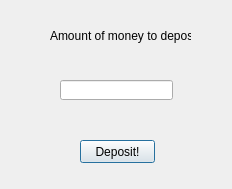
<?xml version="1.0" encoding="UTF-8"?>
<ui version="4.0">
 <class>Fill</class>
 <widget class="QDialog" name="Fill">
  <property name="geometry">
   <rect>
    <x>0</x>
    <y>0</y>
    <width>232</width>
    <height>189</height>
   </rect>
  </property>
  <property name="windowTitle">
   <string>Dialog</string>
  </property>
  <widget class="QPushButton" name="pushButton">
   <property name="geometry">
    <rect>
     <x>80</x>
     <y>140</y>
     <width>75</width>
     <height>23</height>
    </rect>
   </property>
   <property name="text">
    <string>Deposit!</string>
   </property>
  </widget>
  <widget class="QLabel" name="label">
   <property name="geometry">
    <rect>
     <x>50</x>
     <y>20</y>
     <width>141</width>
     <height>31</height>
    </rect>
   </property>
   <property name="text">
    <string>Amount of money to deposit</string>
   </property>
  </widget>
  <widget class="QLineEdit" name="lineEdit">
   <property name="geometry">
    <rect>
     <x>60</x>
     <y>80</y>
     <width>113</width>
     <height>20</height>
    </rect>
   </property>
  </widget>
 </widget>
 <resources/>
 <connections/>
</ui>
